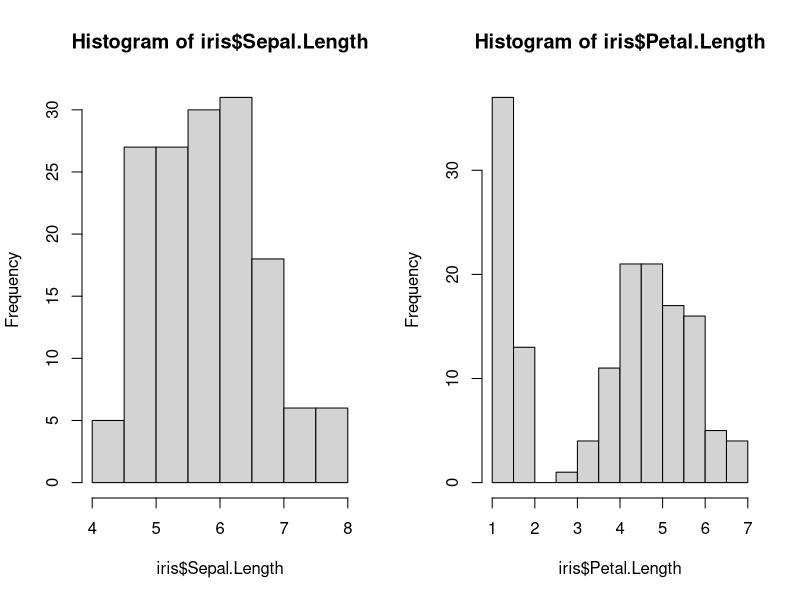
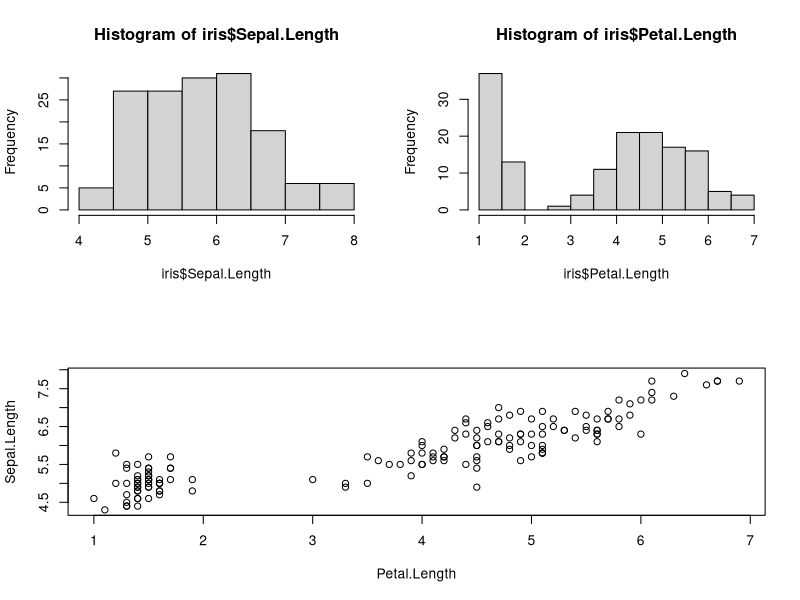

Source code (R) for these figures, in order: (Note: this script raises an error after producing the figures.)
## ---- chunk 1
knitr::opts_chunk$set(echo = TRUE, message = FALSE)
## ---- chunk 2
data(iris)
par(mfrow = c(1, 2)) # here we set the new number of rows of plots to be 1 and the number of columns to two
hist(iris$Sepal.Length)
hist(iris$Petal.Length)
## ---- chunk 3
par(mfrow = c(1,1))
## ---- chunk 4
layout(matrix(c(1,2,3,3),nrow=2,ncol = 2, byrow = TRUE))
hist(iris$Sepal.Length)
hist(iris$Petal.Length)
plot(Sepal.Length ~ Petal.Length, iris)
par(mfrow=c(1,1))
## ---- chunk 5
require(cowplot)

plot.mpg <- ggplot(mpg, aes(x = cty, y = hwy, colour = factor(cyl))) + 
  geom_point(size=2.5)
plot.diamonds <- ggplot(diamonds, aes(clarity, fill = cut)) + geom_bar() +
  theme(axis.text.x = element_text(angle=70, vjust=0.5))

plot_grid(plot.mpg, plot.diamonds, labels = c('A', 'B'))
## ---- chunk 6
plot_grid(plot.mpg, plot.diamonds, align = "h", labels = c('A', 'B'))
## ---- chunk 7
require(egg)
ggarrange(plot.mpg, plot.diamonds, nrow = 1, labels = c("A","B"))
## ---- chunk 8
plot.iris <- ggplot(iris, aes(Sepal.Length, Sepal.Width)) + 
  geom_point() + facet_grid(. ~ Species) + stat_smooth(method = "lm") +
  background_grid(major = 'y', minor = "none") + # add thin horizontal lines 
  panel_border() # and a border around each panel

ggarrange(plot.mpg, plot.diamonds, plot.iris, widths = c(5, 1), heights = c(3, 1))
## ---- chunk 9
plot_grid(plot.mpg, plot.diamonds, plot.iris, rel_widths = c(1.5, 1), rel_heights = c(2, 1))
## ---- chunk 10
bottom_row <- plot_grid(plot.mpg, plot.diamonds, labels = c('B', 'C'), align = 'h', rel_widths = c(1, 1.3))
plot_grid(plot.iris, bottom_row, labels = c('A', ''), ncol = 1, rel_heights = c(1, 1.2))
## ---- chunk 11
# first align the top-row plot (plot.iris) with the left-most plot of the
# bottom row (plot.mpg)
plots <- align_plots(plot.mpg, plot.iris, align = 'v', axis = 'l')
# then build the bottom row
bottom_row <- plot_grid(plots[[1]], plot.diamonds, 
                        labels = c('B', 'C'), align = 'h', rel_widths = c(1, 1.3))
# then combine with the top row for final plot
plot_grid(plots[[2]], bottom_row, labels = c('A', ''), ncol = 1, rel_heights = c(1, 1.2))
## ---- chunk 12
require(grid)
# get the grobs
g1 <- ggplotGrob(plot.iris)
g2 <- ggplotGrob(plot.mpg)
g3 <- ggplotGrob(plot.diamonds)

# convert into 3x3 matrix
fg2 <- gtable_frame(g2)
fg3 <- gtable_frame(g3)

# combine the two 3x3 matrixes horizontally
fg23 <-
  gtable_frame(gtable_cbind(fg2, fg3),
               width = unit(1, "null"),
               height = unit(2, "null"))
# convert to 3x3 grid
fg1 <-
  gtable_frame(
    g1,
    width = unit(1, "null"),
    height = unit(1, "null")
  )
# create new page for grid (not actually needed in markdown)
grid.newpage()
combined <- gtable_rbind(fg1, fg23) #combine plots
grid.draw(combined) #plot plots


## ---- chunk 13
require(gridGraphics)
par(xpd = NA, # switch off clipping, necessary to always see axis labels
    bg = "transparent", # switch off background to avoid obscuring adjacent plots
    oma = c(2, 2, 0, 0), # move plot to the right and up
    mgp = c(2, 1, 0) # move axis labels closer to axis
  ) 
plot(sqrt) # plot the square root function
recordedplot <- recordPlot() 
## ---- chunk 14
gtext <- grid::textGrob("Your ad here")
## ---- chunk 15
p3 <- ggdraw() + draw_image("https://jeroen.github.io/images/frink.png")
## ---- chunk 16
left_col <- plot_grid(recordedplot, gtext, labels = c('A', 'B'), ncol = 1)
plot_grid(left_col, p3, labels = c('', 'C'), ncol = 2)
